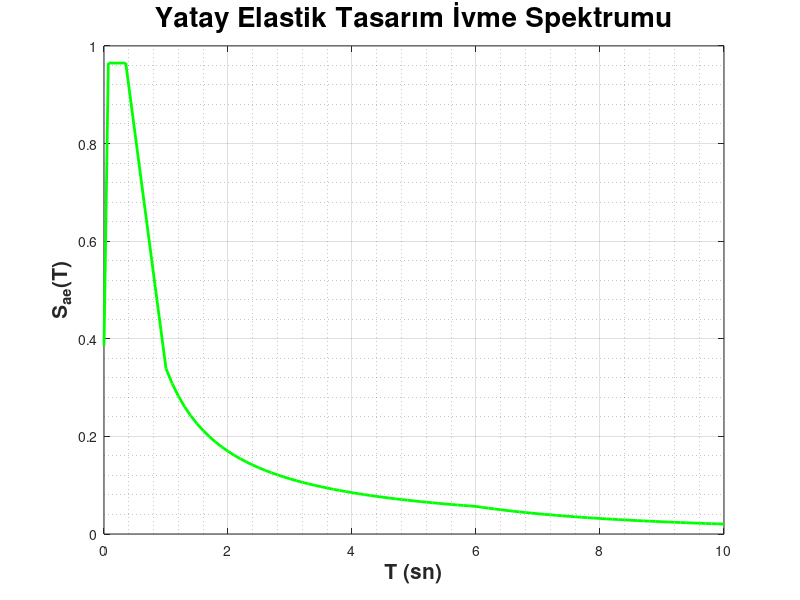

Source code (MATLAB):
clear;
clc;

ss=0.804;
s1=0.226;
pga=0.332;
pgv=20.605;
fs=1.2;
f1=1.5;
sds=ss*fs;
sd1=s1*f1;
ta=0.070;
tb=0.351;
tl=6;
t1=1:0.1:tl;
sae1= sd1./ t1;
t2=tl:0.1:10;
sae2=(sd1*tl)./(t2).^2;
x=[0,ta ,ta, tb,t1,t2];
y1=[0.4*sds, sds];
y2=[sds,sds];
y3=[sae1];
y4=[sae2];
y=[y1,y2,y3,y4];
plot(x,y,"g","LineWidth",2)
title("Yatay Elastik Tasarım İvme Spektrumu","FontSize",20)
xlabel("T (sn)","FontSize",15,"FontWeight","bold")
ylabel("S_{ae}(T)","FontSize",15,"FontWeight","bold")
grid on
grid minor

